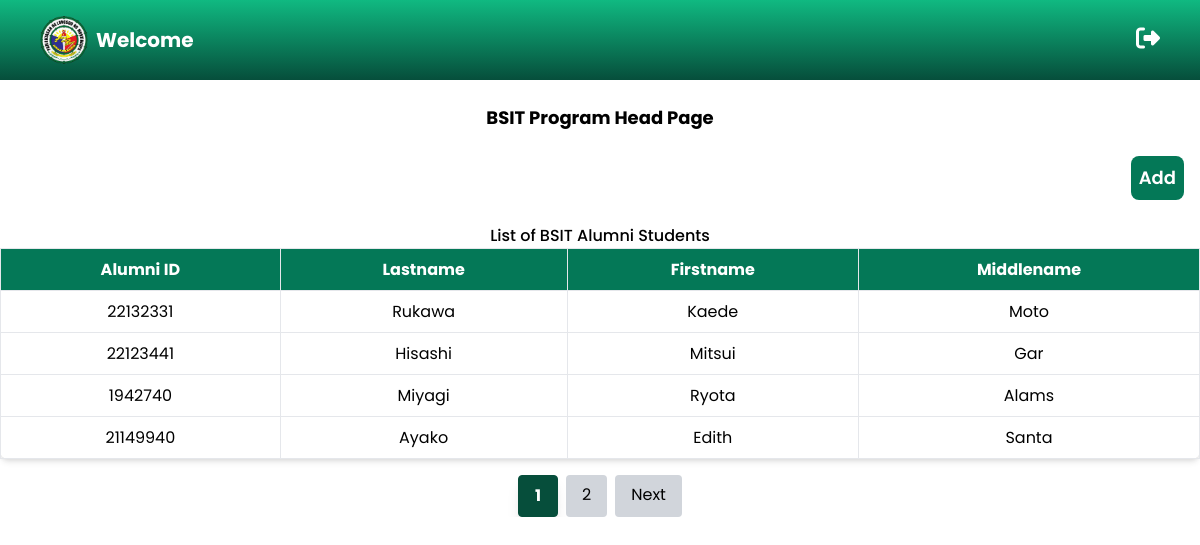
The app's page /Alumni_System/users/CITCS/BSIT/bsit_page.php with its own data.
### tables this page shows
CREATE TABLE `students_table` (
  `id` int(11) NOT NULL,
  `alumni_id` int(8) NOT NULL,
  `lastname` varchar(225) NOT NULL,
  `firstname` varchar(225) NOT NULL,
  `middlename` varchar(225) NOT NULL,
  `gender` enum('Male','Female','Others','') NOT NULL,
  `address` varchar(225) NOT NULL,
  `email` varchar(225) NOT NULL,
  `contact` int(11) NOT NULL
);

### Alumni_System/users/CITCS/BSIT/bsit_page.php (the view, shortened to what this page needs)
<?php
    include ("../../../includes/header.php");
    include ("../../../config/app.php");
    $limit = 10;
    $page = isset($_GET['page']) ? (int)$_GET['page'] : 1;
    $offset = ($page - 1) * $limit;
    $countQuery = "SELECT COUNT(*) AS total FROM students_table AS s
                JOIN students_background_table AS sb ON s.alumni_id = sb.alumni_id
                WHERE sb.program IN ('BSCS', 'BSIT', 'ACT')";
    $result = mysqli_query($conn, $countQuery);
    $row = mysqli_fetch_assoc($result);
    $totalPages = ceil($row['total'] / $limit);
?>
<body>
    <?php
        include ("../../../includes/nav.php");
    ?>
    <h1 class="text-lg text-center font-bold p-2">BSIT Program Head Page</h1>
        <div class="flex p-4 justify-end">
        <button id="openModal" class="bg-green-700 text-white p-2 rounded-lg hover:bg-green-900 transition text-lg font-semibold">
            Add
        </button>
        </div>
    <div class="mt-2 overflow-x-auto">
        <h2 class="text-md text-center font-medium">List of BSIT Alumni Students</h2>
        <table class="min-w-full bg-white border border-gray-300 rounded-lg shadow-md">
            <thead>
                <tr class="bg-green-700 text-white">
                    <th class="px-4 py-2 border">Alumni ID</th>
                    <th class="px-4 py-2 border">Lastname</th>
                    <th class="px-4 py-2 border">Firstname</th>
                    <th class="px-4 py-2 border">Middlename</th>
                </tr>
            </thead>
            <tbody>
                <?php
                $query = "SELECT s.alumni_id, s.lastname, s.firstname, s.middlename, sb.year_graduated, sb.batch_name, sb.program
                        FROM students_table AS s
                        JOIN students_background_table AS sb ON s.alumni_id = sb.alumni_id
                        WHERE TRIM(sb.program) IN ('BSIT')
                        LIMIT $limit OFFSET $offset";
                $result = mysqli_query($conn, $query);
                $numRows = mysqli_num_rows($result);
                if ($numRows > 0) {
                    while ($row = mysqli_fetch_assoc($result)) {
                        echo "<tr class='border-b text-center'>";
                        echo "<td class='px-4 py-2 border'>" . htmlspecialchars($row['alumni_id']) . "</td>";
                        echo "<td class='px-4 py-2 border'>" . htmlspecialchars($row['lastname']) . "</td>";
                        echo "<td class='px-4 py-2 border'>" . htmlspecialchars($row['firstname']) . "</td>";
                        echo "<td class='px-4 py-2 border'>" . htmlspecialchars($row['middlename']) . "</td>";
                        echo "</tr>";
                    }
                } else {
                    echo "<p class='text-red-500'>No records found</p>";
                }
                ?>
            </tbody>
        </table>
    <div class="mt-4 flex justify-center space-x-2">
        <?php for ($i = 1; $i <= $totalPages; $i++): ?>
            <a href="?page=<?php echo $i; ?>"
            class="px-4 py-2 rounded transition
                    <?php echo ($i == $page)
                        ? 'bg-green-900 text-white font-bold border border-green-900 shadow-lg'
                        : 'bg-gray-300 hover:bg-gray-400'; ?>">
                    <?php echo $i; ?>
            </a>
        <?php endfor; ?>
        <?php if ($page < $totalPages): ?>
            <a href="?page=<?php echo ($page + 1); ?>" class="px-4 py-2 bg-gray-300 rounded hover:bg-gray-400 transition">
                Next
            </a>
        <?php endif; ?>
    </div>
</body>
</html>

### Alumni_System/includes/header.php (style rules this page uses)
* { margin: 0; padding: 0; box-sizing: border-box; font-family: 'Poppins', sans-serif; }

### records on screen
students_table: alumni "22132331", lastname "Rukawa", firstname "Kaede", middlename "Moto"
students_table: alumni "22123441", lastname "Hisashi", firstname "Mitsui", middlename "Gar"
students_table: alumni "1942740", lastname "Miyagi", firstname "Ryota", middlename "Alams"
students_table: alumni "21149940", lastname "Ayako", firstname "Edith", middlename "Santa"
